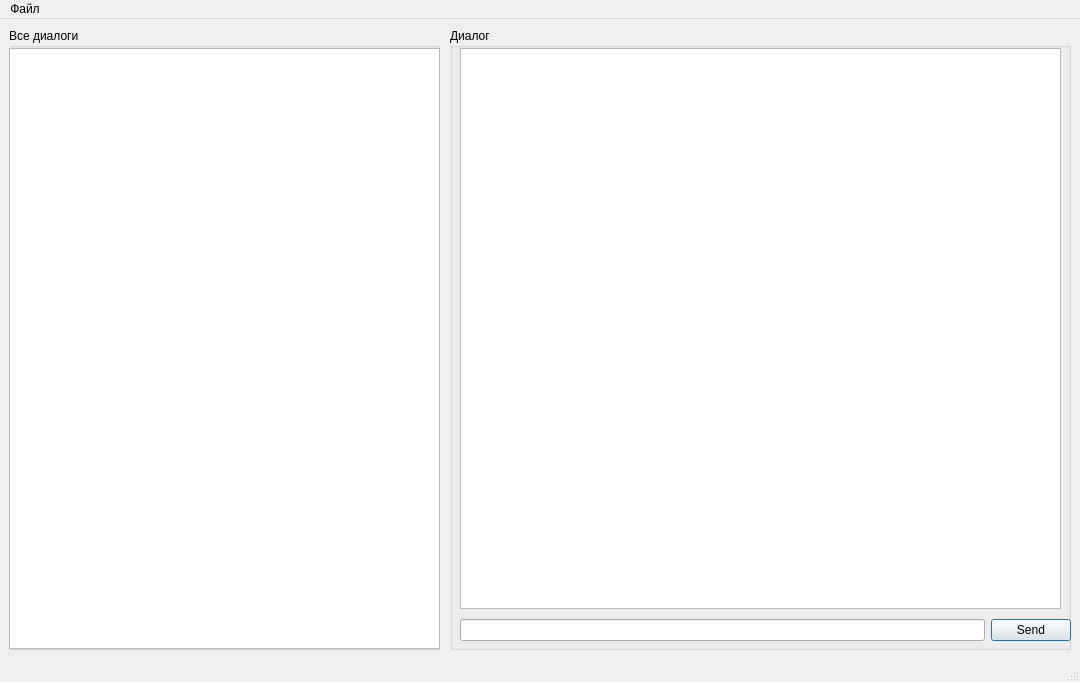
<?xml version="1.0" encoding="UTF-8"?>
<ui version="4.0">
 <class>ChatClient_2</class>
 <widget class="QMainWindow" name="ChatClient_2">
  <property name="geometry">
   <rect>
    <x>0</x>
    <y>0</y>
    <width>1080</width>
    <height>682</height>
   </rect>
  </property>
  <property name="windowTitle">
   <string>MainWindow</string>
  </property>
  <widget class="QWidget" name="centralwidget">
   <widget class="QGroupBox" name="groupBox">
    <property name="geometry">
     <rect>
      <x>9</x>
      <y>9</y>
      <width>431</width>
      <height>622</height>
     </rect>
    </property>
    <property name="title">
     <string>Все диалоги</string>
    </property>
    <widget class="QListWidget" name="listWidget_Dialogs">
     <property name="geometry">
      <rect>
       <x>0</x>
       <y>20</y>
       <width>431</width>
       <height>601</height>
      </rect>
     </property>
    </widget>
   </widget>
   <widget class="QGroupBox" name="groupBox_2">
    <property name="geometry">
     <rect>
      <x>450</x>
      <y>9</y>
      <width>621</width>
      <height>622</height>
     </rect>
    </property>
    <property name="title">
     <string>Диалог</string>
    </property>
    <widget class="QTextBrowser" name="textBrowser">
     <property name="geometry">
      <rect>
       <x>10</x>
       <y>20</y>
       <width>601</width>
       <height>561</height>
      </rect>
     </property>
    </widget>
    <widget class="QWidget" name="">
     <property name="geometry">
      <rect>
       <x>10</x>
       <y>590</y>
       <width>611</width>
       <height>24</height>
      </rect>
     </property>
     <layout class="QHBoxLayout" name="horizontalLayout_2">
      <item>
       <widget class="QLineEdit" name="lineEdit"/>
      </item>
      <item>
       <widget class="QPushButton" name="Send">
        <property name="cursor">
         <cursorShape>SizeHorCursor</cursorShape>
        </property>
        <property name="text">
         <string>Send</string>
        </property>
        <property name="default">
         <bool>true</bool>
        </property>
       </widget>
      </item>
     </layout>
    </widget>
   </widget>
  </widget>
  <widget class="QMenuBar" name="menubar">
   <property name="geometry">
    <rect>
     <x>0</x>
     <y>0</y>
     <width>1080</width>
     <height>20</height>
    </rect>
   </property>
   <widget class="QMenu" name="menu">
    <property name="title">
     <string>Файл</string>
    </property>
    <addaction name="Exit"/>
   </widget>
   <addaction name="menu"/>
  </widget>
  <widget class="QStatusBar" name="statusbar"/>
  <action name="Exit">
   <property name="text">
    <string>Выход</string>
   </property>
  </action>
 </widget>
 <resources/>
 <connections/>
</ui>
